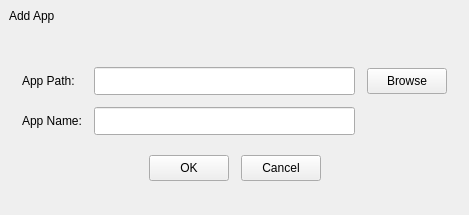
<?xml version="1.0" encoding="UTF-8"?>
<ui version="4.0">
 <class>AppManageAddAppDialog</class>
 <widget class="FramelessDialog" name="AppManageAddAppDialog">
  <property name="geometry">
   <rect>
    <x>0</x>
    <y>0</y>
    <width>469</width>
    <height>215</height>
   </rect>
  </property>
  <property name="windowTitle">
   <string>AppManageAddAppDialog</string>
  </property>
  <layout class="QVBoxLayout" name="verticalLayoutMain">
   <property name="spacing">
    <number>0</number>
   </property>
   <property name="leftMargin">
    <number>0</number>
   </property>
   <property name="topMargin">
    <number>0</number>
   </property>
   <property name="rightMargin">
    <number>0</number>
   </property>
   <property name="bottomMargin">
    <number>0</number>
   </property>
   <item>
    <widget class="QWidget" name="titlebar" native="true">
     <property name="sizePolicy">
      <sizepolicy hsizetype="Expanding" vsizetype="Expanding">
       <horstretch>0</horstretch>
       <verstretch>0</verstretch>
      </sizepolicy>
     </property>
     <property name="minimumSize">
      <size>
       <width>0</width>
       <height>32</height>
      </size>
     </property>
     <property name="maximumSize">
      <size>
       <width>16777215</width>
       <height>32</height>
      </size>
     </property>
     <layout class="QHBoxLayout" name="horizontalLayout_11" stretch="0,1,0">
      <property name="spacing">
       <number>0</number>
      </property>
      <property name="leftMargin">
       <number>9</number>
      </property>
      <property name="topMargin">
       <number>0</number>
      </property>
      <property name="rightMargin">
       <number>0</number>
      </property>
      <property name="bottomMargin">
       <number>0</number>
      </property>
      <item>
       <widget class="QLabel" name="title">
        <property name="sizePolicy">
         <sizepolicy hsizetype="Expanding" vsizetype="Expanding">
          <horstretch>0</horstretch>
          <verstretch>0</verstretch>
         </sizepolicy>
        </property>
        <property name="text">
         <string>Add App</string>
        </property>
        <property name="alignment">
         <set>Qt::AlignLeading|Qt::AlignLeft|Qt::AlignVCenter</set>
        </property>
       </widget>
      </item>
      <item>
       <spacer name="horizontalSpacer">
        <property name="orientation">
         <enum>Qt::Horizontal</enum>
        </property>
        <property name="sizeHint" stdset="0">
         <size>
          <width>233</width>
          <height>2</height>
         </size>
        </property>
       </spacer>
      </item>
      <item>
       <layout class="QVBoxLayout" name="verticalLayout_6">
        <property name="spacing">
         <number>0</number>
        </property>
        <property name="leftMargin">
         <number>0</number>
        </property>
        <property name="topMargin">
         <number>0</number>
        </property>
        <property name="rightMargin">
         <number>0</number>
        </property>
        <property name="bottomMargin">
         <number>0</number>
        </property>
        <item>
         <layout class="QHBoxLayout" name="horizontalLayout_6">
          <property name="spacing">
           <number>0</number>
          </property>
          <property name="leftMargin">
           <number>0</number>
          </property>
          <property name="topMargin">
           <number>0</number>
          </property>
          <property name="rightMargin">
           <number>0</number>
          </property>
          <property name="bottomMargin">
           <number>0</number>
          </property>
          <item>
           <widget class="QPushButton" name="btnMinimize">
            <property name="sizePolicy">
             <sizepolicy hsizetype="Expanding" vsizetype="Expanding">
              <horstretch>0</horstretch>
              <verstretch>0</verstretch>
             </sizepolicy>
            </property>
            <property name="focusPolicy">
             <enum>Qt::NoFocus</enum>
            </property>
            <property name="statusTip">
             <string/>
            </property>
            <property name="text">
             <string/>
            </property>
            <property name="flat">
             <bool>true</bool>
            </property>
           </widget>
          </item>
          <item>
           <widget class="QPushButton" name="btnClose">
            <property name="sizePolicy">
             <sizepolicy hsizetype="Expanding" vsizetype="Expanding">
              <horstretch>0</horstretch>
              <verstretch>0</verstretch>
             </sizepolicy>
            </property>
            <property name="focusPolicy">
             <enum>Qt::NoFocus</enum>
            </property>
            <property name="statusTip">
             <string/>
            </property>
            <property name="text">
             <string/>
            </property>
            <property name="flat">
             <bool>true</bool>
            </property>
           </widget>
          </item>
         </layout>
        </item>
        <item>
         <spacer name="verticalSpacer_4">
          <property name="orientation">
           <enum>Qt::Vertical</enum>
          </property>
          <property name="sizeType">
           <enum>QSizePolicy::Expanding</enum>
          </property>
          <property name="sizeHint" stdset="0">
           <size>
            <width>0</width>
            <height>1</height>
           </size>
          </property>
         </spacer>
        </item>
       </layout>
      </item>
     </layout>
    </widget>
   </item>
   <item>
    <widget class="QWidget" name="centralWidget" native="true">
     <layout class="QVBoxLayout" name="verticalLayout">
      <property name="spacing">
       <number>20</number>
      </property>
      <property name="leftMargin">
       <number>0</number>
      </property>
      <property name="topMargin">
       <number>0</number>
      </property>
      <property name="rightMargin">
       <number>0</number>
      </property>
      <property name="bottomMargin">
       <number>0</number>
      </property>
      <item>
       <spacer name="verticalSpacer">
        <property name="orientation">
         <enum>Qt::Vertical</enum>
        </property>
        <property name="sizeHint" stdset="0">
         <size>
          <width>20</width>
          <height>17</height>
         </size>
        </property>
       </spacer>
      </item>
      <item>
       <widget class="QWidget" name="widget" native="true">
        <layout class="QGridLayout" name="gridLayout">
         <property name="leftMargin">
          <number>22</number>
         </property>
         <property name="topMargin">
          <number>0</number>
         </property>
         <property name="rightMargin">
          <number>22</number>
         </property>
         <property name="bottomMargin">
          <number>0</number>
         </property>
         <property name="spacing">
          <number>12</number>
         </property>
         <item row="0" column="0">
          <widget class="QLabel" name="label_2">
           <property name="text">
            <string>App Path:</string>
           </property>
          </widget>
         </item>
         <item row="0" column="1">
          <widget class="QLineEdit" name="lineEditPath">
           <property name="minimumSize">
            <size>
             <width>0</width>
             <height>28</height>
            </size>
           </property>
          </widget>
         </item>
         <item row="1" column="0">
          <widget class="QLabel" name="label">
           <property name="text">
            <string>App Name:</string>
           </property>
          </widget>
         </item>
         <item row="1" column="1">
          <widget class="QLineEdit" name="lineEditName">
           <property name="minimumSize">
            <size>
             <width>0</width>
             <height>28</height>
            </size>
           </property>
          </widget>
         </item>
         <item row="0" column="2">
          <widget class="QPushButton" name="pushButtonBrowse">
           <property name="minimumSize">
            <size>
             <width>75</width>
             <height>26</height>
            </size>
           </property>
           <property name="text">
            <string>Browse</string>
           </property>
          </widget>
         </item>
        </layout>
       </widget>
      </item>
      <item>
       <layout class="QHBoxLayout" name="horizontalLayout">
        <property name="spacing">
         <number>12</number>
        </property>
        <item>
         <spacer name="horizontalSpacer_2">
          <property name="orientation">
           <enum>Qt::Horizontal</enum>
          </property>
          <property name="sizeHint" stdset="0">
           <size>
            <width>40</width>
            <height>20</height>
           </size>
          </property>
         </spacer>
        </item>
        <item>
         <widget class="QPushButton" name="pushButtonOK">
          <property name="minimumSize">
           <size>
            <width>75</width>
            <height>26</height>
           </size>
          </property>
          <property name="text">
           <string>OK</string>
          </property>
         </widget>
        </item>
        <item>
         <widget class="QPushButton" name="pushButtonCancel">
          <property name="minimumSize">
           <size>
            <width>75</width>
            <height>26</height>
           </size>
          </property>
          <property name="text">
           <string>Cancel</string>
          </property>
         </widget>
        </item>
        <item>
         <spacer name="horizontalSpacer_3">
          <property name="orientation">
           <enum>Qt::Horizontal</enum>
          </property>
          <property name="sizeHint" stdset="0">
           <size>
            <width>40</width>
            <height>20</height>
           </size>
          </property>
         </spacer>
        </item>
       </layout>
      </item>
      <item>
       <spacer name="verticalSpacer_2">
        <property name="orientation">
         <enum>Qt::Vertical</enum>
        </property>
        <property name="sizeHint" stdset="0">
         <size>
          <width>20</width>
          <height>17</height>
         </size>
        </property>
       </spacer>
      </item>
     </layout>
    </widget>
   </item>
  </layout>
 </widget>
 <layoutdefault spacing="6" margin="11"/>
 <customwidgets>
  <customwidget>
   <class>FramelessDialog</class>
   <extends>QWidget</extends>
   <header>framelessdialog.h</header>
   <container>1</container>
  </customwidget>
 </customwidgets>
 <resources/>
 <connections/>
</ui>
